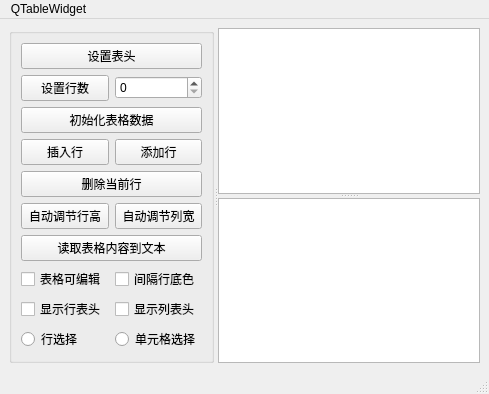
<?xml version="1.0" encoding="UTF-8"?>
<ui version="4.0">
 <class>MainWindow</class>
 <widget class="QMainWindow" name="MainWindow">
  <property name="geometry">
   <rect>
    <x>0</x>
    <y>0</y>
    <width>489</width>
    <height>353</height>
   </rect>
  </property>
  <property name="windowTitle">
   <string>MainWindow</string>
  </property>
  <widget class="QWidget" name="centralwidget">
   <layout class="QGridLayout" name="gridLayout">
    <item row="0" column="0">
     <widget class="QSplitter" name="splitterMain">
      <property name="orientation">
       <enum>Qt::Horizontal</enum>
      </property>
      <widget class="QGroupBox" name="groupBox">
       <property name="title">
        <string/>
       </property>
       <layout class="QGridLayout" name="gridLayout_2">
        <item row="0" column="0">
         <widget class="QPushButton" name="btnSetHeader">
          <property name="text">
           <string>设置表头</string>
          </property>
         </widget>
        </item>
        <item row="1" column="0">
         <layout class="QHBoxLayout" name="horizontalLayout">
          <item>
           <widget class="QPushButton" name="btnSetRows">
            <property name="text">
             <string>设置行数</string>
            </property>
           </widget>
          </item>
          <item>
           <widget class="QSpinBox" name="spinBox"/>
          </item>
         </layout>
        </item>
        <item row="2" column="0">
         <widget class="QPushButton" name="btnIniData">
          <property name="text">
           <string>初始化表格数据</string>
          </property>
         </widget>
        </item>
        <item row="3" column="0">
         <layout class="QHBoxLayout" name="horizontalLayout_2">
          <item>
           <widget class="QPushButton" name="btnInsertRow">
            <property name="text">
             <string>插入行</string>
            </property>
           </widget>
          </item>
          <item>
           <widget class="QPushButton" name="btnAppendRow">
            <property name="text">
             <string>添加行</string>
            </property>
           </widget>
          </item>
         </layout>
        </item>
        <item row="4" column="0">
         <widget class="QPushButton" name="btnDelCurRow">
          <property name="text">
           <string>删除当前行</string>
          </property>
         </widget>
        </item>
        <item row="5" column="0">
         <layout class="QHBoxLayout" name="horizontalLayout_3">
          <item>
           <widget class="QPushButton" name="btnResizeRow">
            <property name="text">
             <string>自动调节行高</string>
            </property>
           </widget>
          </item>
          <item>
           <widget class="QPushButton" name="btnResizeCol">
            <property name="text">
             <string>自动调节列宽</string>
            </property>
           </widget>
          </item>
         </layout>
        </item>
        <item row="6" column="0">
         <widget class="QPushButton" name="btnReadToEdit">
          <property name="text">
           <string>读取表格内容到文本</string>
          </property>
         </widget>
        </item>
        <item row="7" column="0">
         <layout class="QHBoxLayout" name="horizontalLayout_4">
          <item>
           <widget class="QCheckBox" name="chkBoxTabEditable">
            <property name="text">
             <string>表格可编辑</string>
            </property>
           </widget>
          </item>
          <item>
           <widget class="QCheckBox" name="chkBoxRowColor">
            <property name="text">
             <string>间隔行底色</string>
            </property>
           </widget>
          </item>
         </layout>
        </item>
        <item row="8" column="0">
         <layout class="QHBoxLayout" name="horizontalLayout_5">
          <item>
           <widget class="QCheckBox" name="chkBoxHeaderH">
            <property name="text">
             <string>显示行表头</string>
            </property>
           </widget>
          </item>
          <item>
           <widget class="QCheckBox" name="chkBoxHeaderV">
            <property name="text">
             <string>显示列表头</string>
            </property>
           </widget>
          </item>
         </layout>
        </item>
        <item row="9" column="0">
         <layout class="QHBoxLayout" name="horizontalLayout_6">
          <item>
           <widget class="QRadioButton" name="rBtnSelectRow">
            <property name="text">
             <string>行选择</string>
            </property>
           </widget>
          </item>
          <item>
           <widget class="QRadioButton" name="rBtnSelectItem">
            <property name="text">
             <string>单元格选择</string>
            </property>
           </widget>
          </item>
         </layout>
        </item>
       </layout>
      </widget>
      <widget class="QSplitter" name="splitter">
       <property name="orientation">
        <enum>Qt::Vertical</enum>
       </property>
       <widget class="QTableWidget" name="tableInfo"/>
       <widget class="QPlainTextEdit" name="plainTextEdit"/>
      </widget>
     </widget>
    </item>
   </layout>
  </widget>
  <widget class="QMenuBar" name="menubar">
   <property name="geometry">
    <rect>
     <x>0</x>
     <y>0</y>
     <width>489</width>
     <height>21</height>
    </rect>
   </property>
   <widget class="QMenu" name="menuQTableWidget">
    <property name="title">
     <string>QTableWidget</string>
    </property>
   </widget>
   <addaction name="menuQTableWidget"/>
  </widget>
  <widget class="QStatusBar" name="statusbar"/>
 </widget>
 <resources/>
 <connections/>
</ui>
